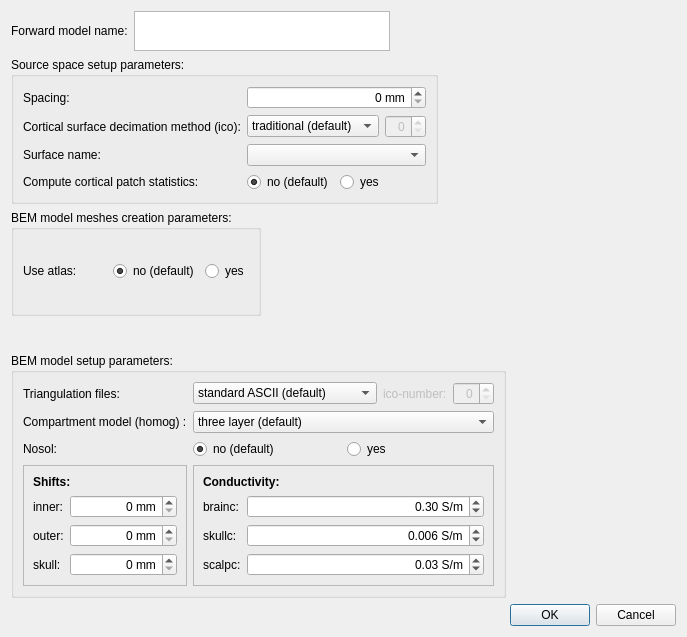
<?xml version="1.0" encoding="UTF-8"?>
<ui version="4.0">
 <class>forwardModelDialog</class>
 <widget class="QDialog" name="forwardModelDialog">
  <property name="geometry">
   <rect>
    <x>0</x>
    <y>0</y>
    <width>687</width>
    <height>637</height>
   </rect>
  </property>
  <property name="windowTitle">
   <string>Create new forward model</string>
  </property>
  <property name="modal">
   <bool>true</bool>
  </property>
  <layout class="QFormLayout" name="formLayout_3">
   <item row="0" column="0">
    <layout class="QHBoxLayout" name="horizontalLayout_6">
     <item>
      <widget class="QLabel" name="label_17">
       <property name="text">
        <string>Forward model name:</string>
       </property>
       <property name="buddy">
        <cstring>plainTextEditFModelName</cstring>
       </property>
      </widget>
     </item>
     <item>
      <widget class="QPlainTextEdit" name="plainTextEditFModelName">
       <property name="maximumSize">
        <size>
         <width>16777215</width>
         <height>40</height>
        </size>
       </property>
      </widget>
     </item>
    </layout>
   </item>
   <item row="1" column="0">
    <widget class="QGroupBox" name="groupBoxSourceSpaceSetup">
     <property name="title">
      <string>Source space setup parameters:</string>
     </property>
     <layout class="QGridLayout" name="gridLayout_3">
      <item row="0" column="0">
       <widget class="QLabel" name="label">
        <property name="text">
         <string>Spacing:</string>
        </property>
        <property name="buddy">
         <cstring>spinBoxSpacing</cstring>
        </property>
       </widget>
      </item>
      <item row="3" column="1">
       <widget class="QComboBox" name="comboBoxSurfaceName"/>
      </item>
      <item row="0" column="1">
       <widget class="QSpinBox" name="spinBoxSpacing">
        <property name="alignment">
         <set>Qt::AlignRight|Qt::AlignTrailing|Qt::AlignVCenter</set>
        </property>
        <property name="suffix">
         <string> mm</string>
        </property>
       </widget>
      </item>
      <item row="5" column="0">
       <widget class="QLabel" name="label_4">
        <property name="text">
         <string>Compute cortical patch statistics:</string>
        </property>
       </widget>
      </item>
      <item row="3" column="0">
       <widget class="QLabel" name="label_3">
        <property name="text">
         <string>Surface name:</string>
        </property>
        <property name="buddy">
         <cstring>comboBoxSurfaceName</cstring>
        </property>
       </widget>
      </item>
      <item row="2" column="0">
       <widget class="QLabel" name="label_2">
        <property name="text">
         <string>Cortical surface decimation method (ico):</string>
        </property>
        <property name="buddy">
         <cstring></cstring>
        </property>
       </widget>
      </item>
      <item row="2" column="1">
       <layout class="QHBoxLayout" name="horizontalLayout_2">
        <item>
         <widget class="QComboBox" name="comboBoxSurfaceDecimMethod">
          <item>
           <property name="text">
            <string>traditional (default)</string>
           </property>
          </item>
          <item>
           <property name="text">
            <string>icosahedron</string>
           </property>
          </item>
          <item>
           <property name="text">
            <string>octahedron</string>
           </property>
          </item>
         </widget>
        </item>
        <item>
         <widget class="QSpinBox" name="spinBoxSurfaceDecimValue">
          <property name="enabled">
           <bool>false</bool>
          </property>
          <property name="alignment">
           <set>Qt::AlignRight|Qt::AlignTrailing|Qt::AlignVCenter</set>
          </property>
         </widget>
        </item>
       </layout>
      </item>
      <item row="5" column="1">
       <layout class="QHBoxLayout" name="horizontalLayout_3">
        <item>
         <widget class="QRadioButton" name="radioButton_2">
          <property name="text">
           <string>no (default)</string>
          </property>
          <property name="checked">
           <bool>true</bool>
          </property>
          <attribute name="buttonGroup">
           <string notr="true">buttonGroupCorticalPatchStats</string>
          </attribute>
         </widget>
        </item>
        <item>
         <widget class="QRadioButton" name="radioButton">
          <property name="text">
           <string>yes</string>
          </property>
          <attribute name="buttonGroup">
           <string notr="true">buttonGroupCorticalPatchStats</string>
          </attribute>
         </widget>
        </item>
       </layout>
      </item>
     </layout>
    </widget>
   </item>
   <item row="2" column="0">
    <widget class="QGroupBox" name="groupBoxBemModelMeshes">
     <property name="title">
      <string>BEM model meshes creation parameters:</string>
     </property>
     <layout class="QGridLayout" name="gridLayout_2">
      <item row="0" column="0">
       <widget class="QLabel" name="label_5">
        <property name="text">
         <string>Use atlas:</string>
        </property>
       </widget>
      </item>
      <item row="0" column="1">
       <layout class="QHBoxLayout" name="horizontalLayout_5">
        <item>
         <widget class="QRadioButton" name="radioButton_5">
          <property name="text">
           <string>no (default)</string>
          </property>
          <property name="checked">
           <bool>true</bool>
          </property>
          <attribute name="buttonGroup">
           <string notr="true">buttonGroupAtlas</string>
          </attribute>
         </widget>
        </item>
        <item>
         <widget class="QRadioButton" name="radioButton_6">
          <property name="text">
           <string>yes</string>
          </property>
          <attribute name="buttonGroup">
           <string notr="true">buttonGroupAtlas</string>
          </attribute>
         </widget>
        </item>
       </layout>
      </item>
     </layout>
    </widget>
   </item>
   <item row="4" column="0" colspan="2">
    <widget class="QDialogButtonBox" name="buttonBox">
     <property name="orientation">
      <enum>Qt::Horizontal</enum>
     </property>
     <property name="standardButtons">
      <set>QDialogButtonBox::Cancel|QDialogButtonBox::Ok</set>
     </property>
    </widget>
   </item>
   <item row="3" column="0">
    <widget class="QGroupBox" name="groupBoxSetupBem">
     <property name="title">
      <string>BEM model setup parameters:</string>
     </property>
     <layout class="QGridLayout" name="gridLayout">
      <item row="1" column="0">
       <widget class="QLabel" name="label_8">
        <property name="text">
         <string>Compartment model (homog) :</string>
        </property>
        <property name="buddy">
         <cstring>comboBoxCompartmentModel</cstring>
        </property>
       </widget>
      </item>
      <item row="1" column="1">
       <widget class="QComboBox" name="comboBoxCompartmentModel">
        <item>
         <property name="text">
          <string>three layer (default)</string>
         </property>
        </item>
        <item>
         <property name="text">
          <string>single</string>
         </property>
        </item>
       </widget>
      </item>
      <item row="3" column="0">
       <widget class="QFrame" name="frame">
        <property name="frameShape">
         <enum>QFrame::StyledPanel</enum>
        </property>
        <property name="frameShadow">
         <enum>QFrame::Raised</enum>
        </property>
        <layout class="QFormLayout" name="formLayout">
         <item row="0" column="0" colspan="2">
          <widget class="QLabel" name="label_14">
           <property name="text">
            <string>&lt;html&gt;&lt;head/&gt;&lt;body&gt;&lt;p&gt;&lt;span style=&quot; font-weight:600;&quot;&gt;Shifts:&lt;/span&gt;&lt;/p&gt;&lt;/body&gt;&lt;/html&gt;</string>
           </property>
          </widget>
         </item>
         <item row="1" column="0">
          <widget class="QLabel" name="label_13">
           <property name="text">
            <string>inner:</string>
           </property>
           <property name="buddy">
            <cstring>spinBoxInnerShift</cstring>
           </property>
          </widget>
         </item>
         <item row="1" column="1">
          <widget class="QSpinBox" name="spinBoxInnerShift">
           <property name="alignment">
            <set>Qt::AlignRight|Qt::AlignTrailing|Qt::AlignVCenter</set>
           </property>
           <property name="suffix">
            <string> mm</string>
           </property>
           <property name="prefix">
            <string/>
           </property>
          </widget>
         </item>
         <item row="2" column="0">
          <widget class="QLabel" name="label_15">
           <property name="text">
            <string>outer:</string>
           </property>
           <property name="buddy">
            <cstring>spinBoxOuterShift</cstring>
           </property>
          </widget>
         </item>
         <item row="2" column="1">
          <widget class="QSpinBox" name="spinBoxOuterShift">
           <property name="alignment">
            <set>Qt::AlignRight|Qt::AlignTrailing|Qt::AlignVCenter</set>
           </property>
           <property name="suffix">
            <string> mm</string>
           </property>
          </widget>
         </item>
         <item row="3" column="0">
          <widget class="QLabel" name="label_16">
           <property name="text">
            <string>skull:</string>
           </property>
           <property name="buddy">
            <cstring>spinBoxSkullShift</cstring>
           </property>
          </widget>
         </item>
         <item row="3" column="1">
          <widget class="QSpinBox" name="spinBoxSkullShift">
           <property name="alignment">
            <set>Qt::AlignRight|Qt::AlignTrailing|Qt::AlignVCenter</set>
           </property>
           <property name="suffix">
            <string> mm</string>
           </property>
          </widget>
         </item>
        </layout>
       </widget>
      </item>
      <item row="0" column="1">
       <layout class="QHBoxLayout" name="horizontalLayout">
        <item>
         <widget class="QComboBox" name="comboBoxTriangFiles">
          <item>
           <property name="text">
            <string>standard ASCII (default)</string>
           </property>
          </item>
          <item>
           <property name="text">
            <string>FreeSurfer triangulation files</string>
           </property>
          </item>
         </widget>
        </item>
        <item>
         <widget class="QLabel" name="label_7">
          <property name="enabled">
           <bool>false</bool>
          </property>
          <property name="text">
           <string>ico-number:</string>
          </property>
         </widget>
        </item>
        <item>
         <widget class="QSpinBox" name="spinBoxTriangFilesIco">
          <property name="enabled">
           <bool>false</bool>
          </property>
          <property name="alignment">
           <set>Qt::AlignRight|Qt::AlignTrailing|Qt::AlignVCenter</set>
          </property>
         </widget>
        </item>
       </layout>
      </item>
      <item row="3" column="1">
       <widget class="QFrame" name="frame_2">
        <property name="frameShape">
         <enum>QFrame::StyledPanel</enum>
        </property>
        <property name="frameShadow">
         <enum>QFrame::Raised</enum>
        </property>
        <layout class="QFormLayout" name="formLayout_2">
         <item row="0" column="0" colspan="2">
          <widget class="QLabel" name="label_9">
           <property name="text">
            <string>&lt;html&gt;&lt;head/&gt;&lt;body&gt;&lt;p&gt;&lt;span style=&quot; font-weight:600;&quot;&gt;Conductivity:&lt;/span&gt;&lt;/p&gt;&lt;/body&gt;&lt;/html&gt;</string>
           </property>
          </widget>
         </item>
         <item row="1" column="0">
          <widget class="QLabel" name="label_10">
           <property name="text">
            <string>brainc:</string>
           </property>
           <property name="buddy">
            <cstring>doubleSpinBoxBrainConductivity</cstring>
           </property>
          </widget>
         </item>
         <item row="1" column="1">
          <widget class="QDoubleSpinBox" name="doubleSpinBoxBrainConductivity">
           <property name="alignment">
            <set>Qt::AlignRight|Qt::AlignTrailing|Qt::AlignVCenter</set>
           </property>
           <property name="suffix">
            <string> S/m</string>
           </property>
           <property name="decimals">
            <number>2</number>
           </property>
           <property name="value">
            <double>0.300000000000000</double>
           </property>
          </widget>
         </item>
         <item row="2" column="0">
          <widget class="QLabel" name="label_11">
           <property name="text">
            <string>skullc:</string>
           </property>
           <property name="buddy">
            <cstring>doubleSpinBoxSkullConductivity</cstring>
           </property>
          </widget>
         </item>
         <item row="2" column="1">
          <widget class="QDoubleSpinBox" name="doubleSpinBoxSkullConductivity">
           <property name="alignment">
            <set>Qt::AlignRight|Qt::AlignTrailing|Qt::AlignVCenter</set>
           </property>
           <property name="prefix">
            <string/>
           </property>
           <property name="suffix">
            <string> S/m</string>
           </property>
           <property name="decimals">
            <number>3</number>
           </property>
           <property name="value">
            <double>0.006000000000000</double>
           </property>
          </widget>
         </item>
         <item row="3" column="0">
          <widget class="QLabel" name="label_12">
           <property name="text">
            <string>scalpc:</string>
           </property>
           <property name="buddy">
            <cstring>doubleSpinBoxScalpConductivity</cstring>
           </property>
          </widget>
         </item>
         <item row="3" column="1">
          <widget class="QDoubleSpinBox" name="doubleSpinBoxScalpConductivity">
           <property name="alignment">
            <set>Qt::AlignRight|Qt::AlignTrailing|Qt::AlignVCenter</set>
           </property>
           <property name="suffix">
            <string> S/m</string>
           </property>
           <property name="value">
            <double>0.030000000000000</double>
           </property>
          </widget>
         </item>
        </layout>
       </widget>
      </item>
      <item row="0" column="0">
       <widget class="QLabel" name="label_6">
        <property name="text">
         <string>Triangulation files:</string>
        </property>
        <property name="buddy">
         <cstring>comboBoxTriangFiles</cstring>
        </property>
       </widget>
      </item>
      <item row="2" column="1">
       <layout class="QHBoxLayout" name="horizontalLayout_4">
        <item>
         <widget class="QRadioButton" name="radioButton_3">
          <property name="text">
           <string>no (default)</string>
          </property>
          <property name="checked">
           <bool>true</bool>
          </property>
          <attribute name="buttonGroup">
           <string notr="true">buttonGroupNosol</string>
          </attribute>
         </widget>
        </item>
        <item>
         <widget class="QRadioButton" name="radioButton_4">
          <property name="text">
           <string>yes</string>
          </property>
          <attribute name="buttonGroup">
           <string notr="true">buttonGroupNosol</string>
          </attribute>
         </widget>
        </item>
       </layout>
      </item>
      <item row="2" column="0">
       <widget class="QLabel" name="label_18">
        <property name="text">
         <string>Nosol:</string>
        </property>
       </widget>
      </item>
     </layout>
    </widget>
   </item>
  </layout>
 </widget>
 <resources/>
 <connections>
  <connection>
   <sender>buttonBox</sender>
   <signal>accepted()</signal>
   <receiver>forwardModelDialog</receiver>
   <slot>accept()</slot>
   <hints>
    <hint type="sourcelabel">
     <x>606</x>
     <y>627</y>
    </hint>
    <hint type="destinationlabel">
     <x>157</x>
     <y>274</y>
    </hint>
   </hints>
  </connection>
  <connection>
   <sender>buttonBox</sender>
   <signal>rejected()</signal>
   <receiver>forwardModelDialog</receiver>
   <slot>reject()</slot>
   <hints>
    <hint type="sourcelabel">
     <x>674</x>
     <y>627</y>
    </hint>
    <hint type="destinationlabel">
     <x>286</x>
     <y>274</y>
    </hint>
   </hints>
  </connection>
 </connections>
 <buttongroups>
  <buttongroup name="buttonGroupCorticalPatchStats"/>
  <buttongroup name="buttonGroupNosol"/>
  <buttongroup name="buttonGroupAtlas"/>
 </buttongroups>
</ui>
